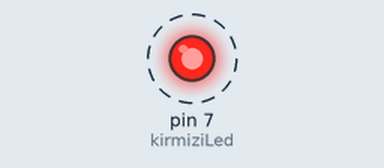
Simulated run of this sketch. Board: Arduino Uno, built with avr-gcc and run on an emulated ATmega328P. Shown: output pins drawn as LEDs (lit = HIGH). Dashed ring = blinking.

Above: at 0.2 s.
Timing chart, 0 to 3.0 s (numbered marks = the images above):
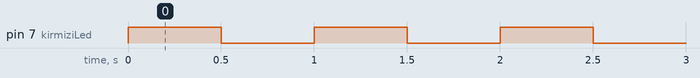

The sketch:

led3.ino
```cpp
int kirmiziLed = 7;

void setup() {
  pinMode(kirmiziLed, OUTPUT);
}

void loop() {
  digitalWrite(kirmiziLed, HIGH);
  delay(500);
  digitalWrite(kirmiziLed, LOW);
  delay(500);
}
```

Measured:
- by itself, pin 7 (kirmiziLed): alternates HIGH for 0.50 s and LOW for 0.50 s
